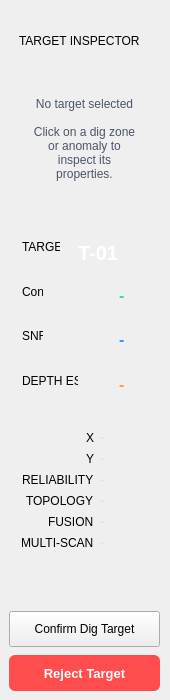
     <widget class="QFrame" name="inspectorFrame">
      <property name="sizePolicy">
       <sizepolicy hsizetype="Expanding" vsizetype="Expanding">
        <horstretch>0</horstretch>
        <verstretch>0</verstretch>
       </sizepolicy>
      </property>
      <property name="minimumSize">
       <size>
        <width>170</width>
        <height>700</height>
       </size>
      </property>
      <property name="maximumSize">
       <size>
        <width>180</width>
        <height>700</height>
       </size>
      </property>
      <property name="sizeIncrement">
       <size>
        <width>0</width>
        <height>0</height>
       </size>
      </property>
      <property name="toolTip">
       <string>Collapsible animated inspector panel</string>
      </property>
      <widget class="QWidget" name="inspDetails" native="true">
       <property name="geometry">
        <rect>
         <x>9</x>
         <y>20</y>
         <width>151</width>
         <height>671</height>
        </rect>
       </property>
       <property name="visible">
        <bool>true</bool>
       </property>
       <layout class="QVBoxLayout" name="inspDetailsLay">
        <property name="spacing">
         <number>8</number>
        </property>
        <property name="leftMargin">
         <number>0</number>
        </property>
        <property name="topMargin">
         <number>0</number>
        </property>
        <property name="rightMargin">
         <number>0</number>
        </property>
        <property name="bottomMargin">
         <number>0</number>
        </property>
        <item>
         <widget class="QFrame" name="cardFrame">
          <property name="sizePolicy">
           <sizepolicy hsizetype="Maximum" vsizetype="Maximum">
            <horstretch>0</horstretch>
            <verstretch>0</verstretch>
           </sizepolicy>
          </property>
          <property name="minimumSize">
           <size>
            <width>150</width>
            <height>200</height>
           </size>
          </property>
          <property name="maximumSize">
           <size>
            <width>150</width>
            <height>400</height>
           </size>
          </property>
          <widget class="QWidget" name="layoutWidget">
           <property name="geometry">
            <rect>
             <x>10</x>
             <y>0</y>
             <width>131</width>
             <height>191</height>
            </rect>
           </property>
           <layout class="QVBoxLayout" name="verticalLayout">
            <item>
             <widget class="QLabel" name="sectionLabel_14">
              <property name="text">
               <string>TARGET INSPECTOR</string>
              </property>
             </widget>
            </item>
            <item>
             <widget class="QLabel" name="inspNoTarget">
              <property name="styleSheet">
               <string notr="true">font-size:12px;color:#4A5568;padding:30px 10px;</string>
              </property>
              <property name="text">
               <string>No target selected

Click on a dig zone or anomaly to inspect its properties.</string>
              </property>
              <property name="alignment">
               <set>Qt::AlignCenter</set>
              </property>
              <property name="wordWrap">
               <bool>true</bool>
              </property>
             </widget>
            </item>
           </layout>
          </widget>
         </widget>
        </item>
        <item>
         <widget class="QFrame" name="cardFrame">
          <property name="sizePolicy">
           <sizepolicy hsizetype="Minimum" vsizetype="Minimum">
            <horstretch>0</horstretch>
            <verstretch>0</verstretch>
           </sizepolicy>
          </property>
          <widget class="QLabel" name="metricLabel">
           <property name="geometry">
            <rect>
             <x>13</x>
             <y>145</y>
             <width>56</width>
             <height>16</height>
            </rect>
           </property>
           <property name="text">
            <string>DEPTH EST.</string>
           </property>
          </widget>
          <widget class="QLabel" name="inspSNR">
           <property name="geometry">
            <rect>
             <x>110</x>
             <y>100</y>
             <width>16</width>
             <height>22</height>
            </rect>
           </property>
           <property name="styleSheet">
            <string notr="true">font-size:16px;font-weight:700;color:#2D9CFF;</string>
           </property>
           <property name="text">
            <string>-</string>
           </property>
          </widget>
          <widget class="QLabel" name="metricLabel">
           <property name="geometry">
            <rect>
             <x>13</x>
             <y>56</y>
             <width>21</width>
             <height>16</height>
            </rect>
           </property>
           <property name="text">
            <string>Conf</string>
           </property>
          </widget>
          <widget class="QLabel" name="inspDepth">
           <property name="geometry">
            <rect>
             <x>110</x>
             <y>145</y>
             <width>16</width>
             <height>22</height>
            </rect>
           </property>
           <property name="styleSheet">
            <string notr="true">font-size:16px;font-weight:700;color:#FF9F43;</string>
           </property>
           <property name="text">
            <string>-</string>
           </property>
          </widget>
          <widget class="QLabel" name="metricLabel">
           <property name="geometry">
            <rect>
             <x>13</x>
             <y>100</y>
             <width>21</width>
             <height>16</height>
            </rect>
           </property>
           <property name="text">
            <string>SNR</string>
           </property>
          </widget>
          <widget class="QLabel" name="metricLabel">
           <property name="geometry">
            <rect>
             <x>13</x>
             <y>11</y>
             <width>38</width>
             <height>16</height>
            </rect>
           </property>
           <property name="text">
            <string>TARGET</string>
           </property>
          </widget>
          <widget class="QLabel" name="inspConfidence">
           <property name="geometry">
            <rect>
             <x>110</x>
             <y>56</y>
             <width>16</width>
             <height>22</height>
            </rect>
           </property>
           <property name="styleSheet">
            <string notr="true">font-size:16px;font-weight:700;color:#3DDC97;</string>
           </property>
           <property name="text">
            <string>-</string>
           </property>
          </widget>
          <widget class="QLabel" name="inspTargetName">
           <property name="geometry">
            <rect>
             <x>69</x>
             <y>11</y>
             <width>81</width>
             <height>27</height>
            </rect>
           </property>
           <property name="styleSheet">
            <string notr="true">font-size:20px;font-weight:700;color:#FFF;</string>
           </property>
           <property name="text">
            <string>T-01</string>
           </property>
          </widget>
         </widget>
        </item>
        <item>
         <widget class="QFrame" name="cardFrame">
          <layout class="QFormLayout" name="inspCoordsForm">
           <property name="labelAlignment">
            <set>Qt::AlignRight</set>
           </property>
           <property name="horizontalSpacing">
            <number>6</number>
           </property>
           <property name="verticalSpacing">
            <number>6</number>
           </property>
           <property name="leftMargin">
            <number>12</number>
           </property>
           <property name="topMargin">
            <number>10</number>
           </property>
           <property name="rightMargin">
            <number>12</number>
           </property>
           <property name="bottomMargin">
            <number>10</number>
           </property>
           <item row="0" column="0">
            <widget class="QLabel" name="metricLabel">
             <property name="text">
              <string>X</string>
             </property>
            </widget>
           </item>
           <item row="0" column="1">
            <widget class="QLabel" name="inspX">
             <property name="styleSheet">
              <string notr="true">font-size:13px;font-weight:600;color:#E0E4EA;</string>
             </property>
             <property name="text">
              <string>-</string>
             </property>
            </widget>
           </item>
           <item row="1" column="0">
            <widget class="QLabel" name="metricLabel">
             <property name="text">
              <string>Y</string>
             </property>
            </widget>
           </item>
           <item row="1" column="1">
            <widget class="QLabel" name="inspY">
             <property name="styleSheet">
              <string notr="true">font-size:13px;font-weight:600;color:#E0E4EA;</string>
             </property>
             <property name="text">
              <string>-</string>
             </property>
            </widget>
           </item>
           <item row="2" column="0">
            <widget class="QLabel" name="metricLabel">
             <property name="text">
              <string>RELIABILITY</string>
             </property>
            </widget>
           </item>
           <item row="2" column="1">
            <widget class="QLabel" name="inspReliability">
             <property name="styleSheet">
              <string notr="true">font-size:13px;font-weight:600;color:#E0E4EA;</string>
             </property>
             <property name="text">
              <string>-</string>
             </property>
            </widget>
           </item>
           <item row="3" column="0">
            <widget class="QLabel" name="metricLabel">
             <property name="text">
              <string>TOPOLOGY</string>
             </property>
            </widget>
           </item>
           <item row="3" column="1">
            <widget class="QLabel" name="inspTopology">
             <property name="styleSheet">
              <string notr="true">font-size:13px;font-weight:600;color:#E0E4EA;</string>
             </property>
             <property name="text">
              <string>-</string>
             </property>
            </widget>
           </item>
           <item row="4" column="0">
            <widget class="QLabel" name="metricLabel">
             <property name="text">
              <string>FUSION</string>
             </property>
            </widget>
           </item>
           <item row="4" column="1">
            <widget class="QLabel" name="inspFusion">
             <property name="styleSheet">
              <string notr="true">font-size:13px;font-weight:600;color:#E0E4EA;</string>
             </property>
             <property name="text">
              <string>-</string>
             </property>
            </widget>
           </item>
           <item row="5" column="0">
            <widget class="QLabel" name="metricLabel">
             <property name="text">
              <string>MULTI-SCAN</string>
             </property>
            </widget>
           </item>
           <item row="5" column="1">
            <widget class="QLabel" name="inspMultiScan">
             <property name="styleSheet">
              <string notr="true">font-size:13px;font-weight:600;color:#E0E4EA;</string>
             </property>
             <property name="text">
              <string>-</string>
             </property>
            </widget>
           </item>
          </layout>
         </widget>
        </item>
        <item>
         <widget class="QPushButton" name="btnConfirmDig">
          <property name="minimumSize">
           <size>
            <width>0</width>
            <height>36</height>
           </size>
          </property>
          <property name="styleSheet">
           <string notr="true">background-color:#3DDC97;color:#1B1F24;border:none;border-radius:6px;font-size:13px;font-weight:700;
QPushButton.checked{
    background-color: #2c9d6a;
}
</string>
          </property>
          <property name="text">
           <string>Confirm Dig Target</string>
          </property>
          <property name="checkable">
           <bool>true</bool>
          </property>
         </widget>
        </item>
        <item>
         <widget class="QPushButton" name="btnRejectTarget">
          <property name="minimumSize">
           <size>
            <width>0</width>
            <height>36</height>
           </size>
          </property>
          <property name="styleSheet">
           <string notr="true">background-color:#FF4D4D;color:#FFF;border:none;border-radius:6px;font-size:13px;font-weight:700;</string>
          </property>
          <property name="text">
           <string>Reject Target</string>
          </property>
          <property name="checkable">
           <bool>true</bool>
          </property>
          <property name="checked">
           <bool>false</bool>
          </property>
          <property name="flat">
           <bool>false</bool>
          </property>
         </widget>
        </item>
       </layout>
      </widget>
     </widget>
